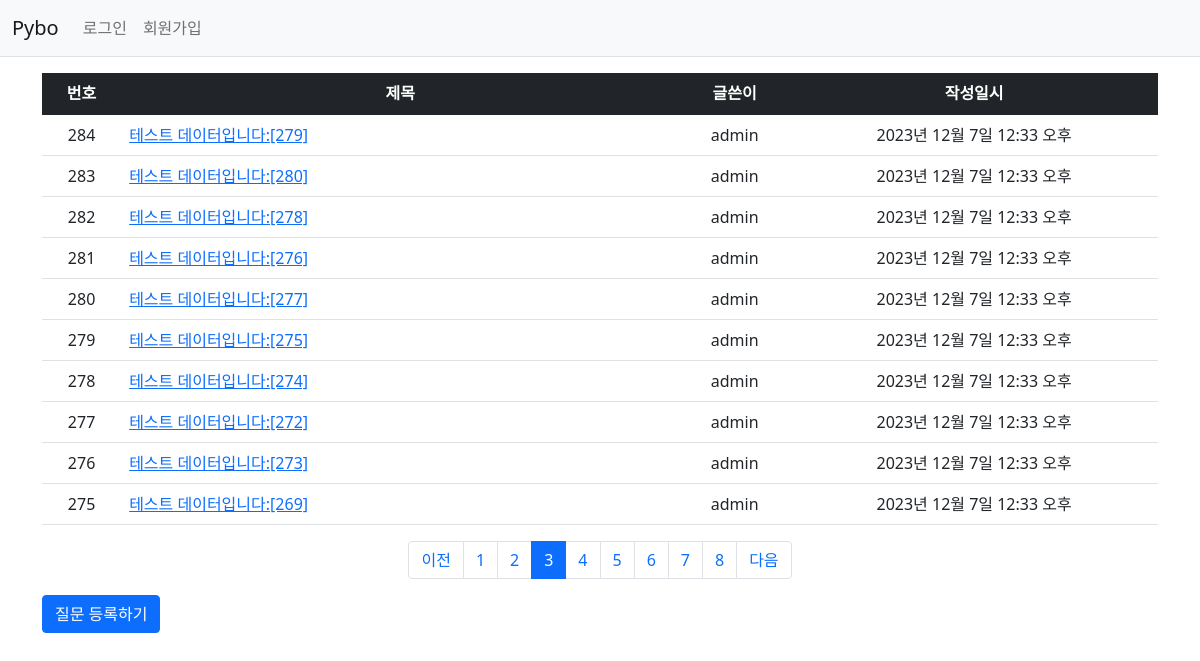
Page /pybo/?page=3 on the committed database.
### pybo/models.py (models this page shows, shortened)
class Question(models.Model):
    author = models.ForeignKey(User, on_delete=models.CASCADE, related_name='author_question')
    subject = models.CharField(max_length=200)
    content = models.TextField()
    create_date = models.DateTimeField()
    modify_date = models.DateTimeField(null=True, blank=True)
    voter = models.ManyToManyField(User, related_name='voter_question') # 추천인 추가

### pybo/views/base_views.py (the view)
# urls.py: path('', base_views.index, name='index'),
def index(request):
    page = request.GET.get('page', '1')
    question_list = Question.objects.order_by('-create_date')
    paginator = Paginator(question_list, 10)
    page_obj = paginator.get_page(page)
    context = {'question_list':page_obj}
    return render(request, 'pybo/question_list.html', context)

### pybo/templatetags/pybo_filter.py (called while the page is built)
@register.filter
def sub(value, arg):
    return value - arg

### templates/pybo/question_list.html (shortened to what this page needs)
{% extends 'base.html' %}
{% load pybo_filter %}
{% block content %}
<!-- {% load static %}
<link rel="stylesheet" type="text/css" href="{% static 'bootstrap.min.css' %}"> -->
<div class="container my-3">
    <table class="table">
        <thead>
            <tr class="text-center table-dark">
                <th>번호</th>
                <th style="width:50%">제목</th>
                <th>글쓴이</th>
                <th>작성일시</th>
            </tr>
        </thead>
        <tbody>
            {% if question_list %}
                {% for question in question_list %}
                <tr class="text-center">
                    <td>
                        {{ question_list.paginator.count|sub:question_list.start_index|sub:forloop.counter0|add:1 }}
                    </td>
                    <td class="text-start">
                        <a href="{% url 'pybo:detail' question.id %}">{{ question.subject }}</a>
                    </td>
                    <td>{{ question.author.username }}</td>
                    <td>{{ question.create_date }}</td>
                </tr>
                {% endfor %}
            {% else %}
                <tr>
                    <td colspan="4">질문이 없습니다.</td>
                </tr>
            {% endif %}
        </tbody>
    </table>
    <ul class="pagination justify-content-center">
        {% if question_list.has_previous %}
        <li class="page-item">
            <a class="page-link" href="?page={{ question_list.previous_page_number }}">이전</a>
        </li>
        {% else %}
        <li class="page-item disabled">
            <a class="page-link" tabindex="-1" aria-disabled="true" href="#">이전</a>
        </li>
        {% endif %}
        {% for page_number in question_list.paginator.page_range %}
        {% if page_number >= question_list.number|add:-5 and page_number <= question_list.number|add:5 %}
        {% if page_number == question_list.number %}
        <li class="page-item active" aria-current="page">
            <a class="page-link" href="?page={{ page_number }}">{{ page_number }}</a>
        </li>
        {% else %}
        <li class="page-item">
            <a class="page-link" href="?page={{ page_number }}">{{ page_number }}</a>
        </li>
        {% endif %}
        {% endif %}
        {% endfor %}
        {% if question_list.has_next %}
        <li class="page-item">
            <a class="page-link" href="?page={{ question_list.next_page_number }}">다음</a>
        </li>
        {% else %}
        <li class="page-item disabled">
            <a class="page-link" tabindex="-1" aria-disabled="true" href="#">다음</a>
        </li>
        {% endif %}
    </ul>
    <a href="{% url 'pybo:question_create' %}" class="btn btn-primary">질문 등록하기</a>
</div>
{% endblock %}

### rows in the picture
Question: paginator.count|sub "284", subject "테스트 데이터입니다:[279]", author.username "admin", create_date "2023년 12월 7일 12:33 오후"
Question: paginator.count|sub "283", subject "테스트 데이터입니다:[280]", author.username "admin", create_date "2023년 12월 7일 12:33 오후"
Question: paginator.count|sub "282", subject "테스트 데이터입니다:[278]", author.username "admin", create_date "2023년 12월 7일 12:33 오후"
Question: paginator.count|sub "281", subject "테스트 데이터입니다:[276]", author.username "admin", create_date "2023년 12월 7일 12:33 오후"
Question: paginator.count|sub "280", subject "테스트 데이터입니다:[277]", author.username "admin", create_date "2023년 12월 7일 12:33 오후"
Question: paginator.count|sub "279", subject "테스트 데이터입니다:[275]", author.username "admin", create_date "2023년 12월 7일 12:33 오후"
Question: paginator.count|sub "278", subject "테스트 데이터입니다:[274]", author.username "admin", create_date "2023년 12월 7일 12:33 오후"
Question: paginator.count|sub "277", subject "테스트 데이터입니다:[272]", author.username "admin", create_date "2023년 12월 7일 12:33 오후"
Question: paginator.count|sub "276", subject "테스트 데이터입니다:[273]", author.username "admin", create_date "2023년 12월 7일 12:33 오후"
Question: paginator.count|sub "275", subject "테스트 데이터입니다:[269]", author.username "admin", create_date "2023년 12월 7일 12:33 오후"

### other values in the picture
{{ page_number }} "1" "2" "4" "5" "6" "7" "8"
{{ page_number }} "3"
